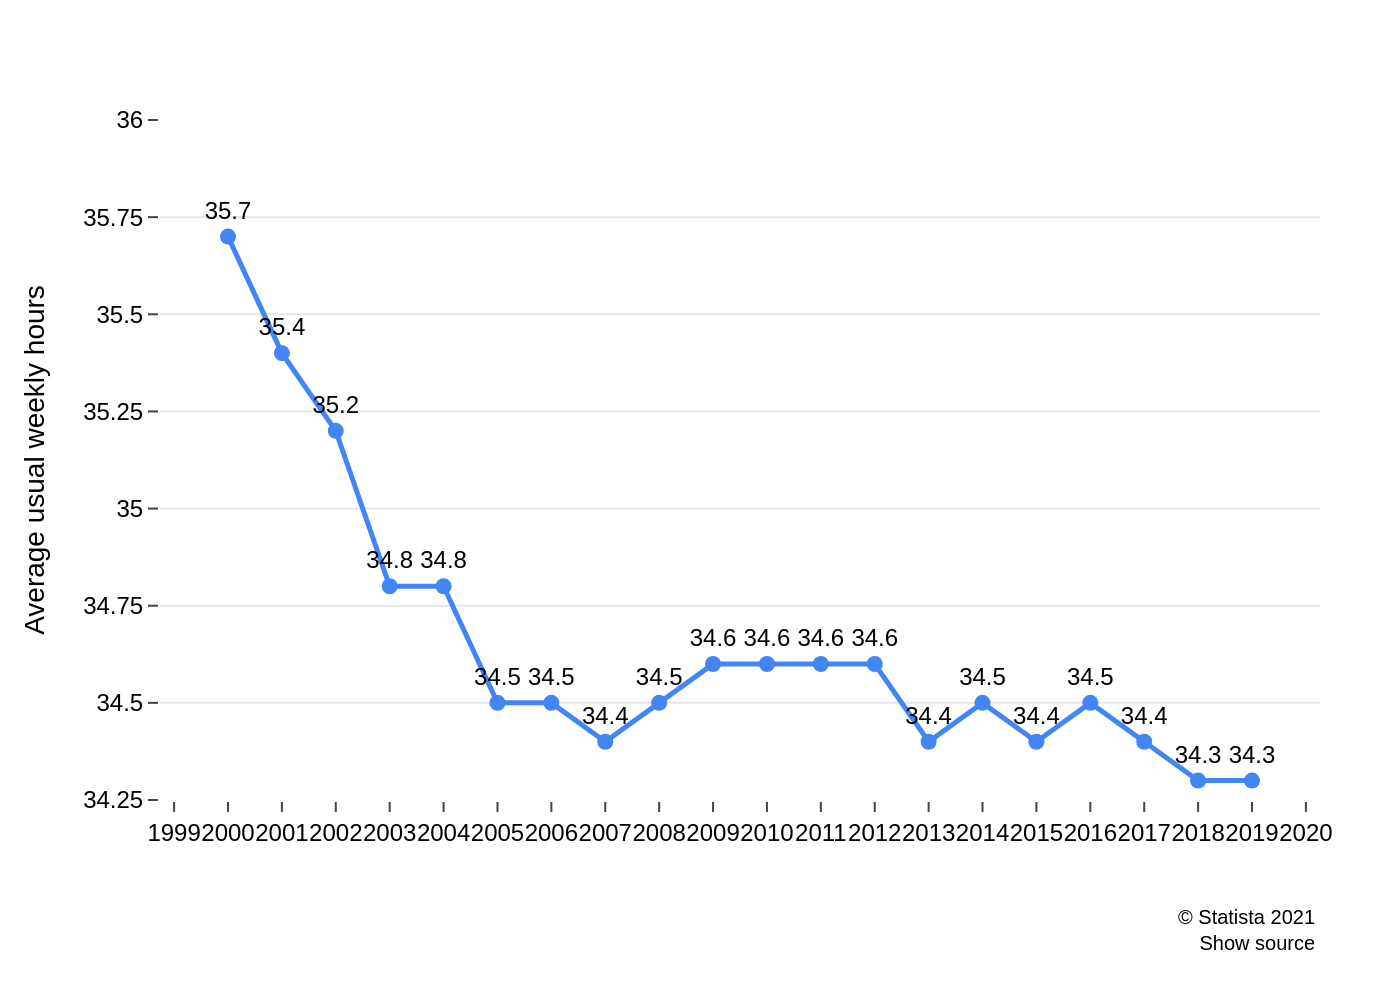

Source code (Python):
import sys
import json
import plotly.graph_objects as go
import pathlib

# Check if the JSON file path is provided as a command-line argument
if len(sys.argv) != 2:
    print("Usage: python generate_chart.py <json_file_path>")
    sys.exit(1)

json_path = sys.argv[1]

# Load chart data and configuration from the specified JSON file
try:
    with open(json_path, 'r', encoding='utf-8') as f:
        chart_info = json.load(f)
except FileNotFoundError:
    print(f"Error: JSON file not found at {json_path}")
    sys.exit(1)
except json.JSONDecodeError:
    print(f"Error: Could not decode JSON from {json_path}")
    sys.exit(1)

# Extract data for plotting
chart_data = chart_info.get('chart_data', [])
texts = chart_info.get('texts', {})
colors = chart_info.get('colors', [])

# Initialize the figure
fig = go.Figure()

# Add traces to the figure
for i, series in enumerate(chart_data):
    fig.add_trace(go.Scatter(
        x=series.get('x'),
        y=series.get('y'),
        mode='lines+markers+text',
        name=series.get('name', ''),
        line=dict(color=colors[i % len(colors)], width=2.5),
        marker=dict(color=colors[i % len(colors)], size=8),
        text=series.get('text'),
        textposition='top center',
        textfont=dict(
            family="Arial",
            size=12,
            color='black'
        ),
        hoverinfo='none'
    ))

# Build combined title and source strings
title_text = ""
if texts.get("title"):
    title_text += f"<b>{texts['title']}</b>"
if texts.get("subtitle"):
    title_text += f"<br><sub>{texts['subtitle']}</sub>"

source_text = ""
if texts.get("source"):
    source_text += texts['source']
if texts.get("note"):
    source_text += f"<br>{texts['note']}"

# Update layout
fig.update_layout(
    font=dict(family="Arial", size=12, color="black"),
    title=dict(text=title_text, x=0.05, xanchor='left'),
    xaxis_title=texts.get('x_axis_title'),
    yaxis_title=texts.get('y_axis_title'),
    plot_bgcolor='white',
    paper_bgcolor='white',
    showlegend=False,
    margin=dict(l=80, r=40, t=60, b=100),
    xaxis=dict(
        showgrid=False,
        zeroline=False,
        tickmode='linear',
        dtick=1,
        tickangle=0,
        ticks="outside"
    ),
    yaxis=dict(
        showgrid=True,
        gridcolor='#E5E5E5',
        gridwidth=1,
        zeroline=False,
        range=[34.25, 36],
        dtick=0.25,
        ticks="outside"
    ),
    annotations=[
        dict(
            text=source_text,
            showarrow=False,
            xref="paper",
            yref="paper",
            x=1,
            y=-0.15,
            xanchor='right',
            yanchor='top',
            align='right',
            font=dict(size=10)
        )
    ]
)

# Derive the output filename from the input JSON path
output_path = pathlib.Path(json_path).with_suffix('.png')

# Save the figure as a PNG image
fig.write_image(str(output_path), scale=2)

print(f"Chart saved to {output_path}")
